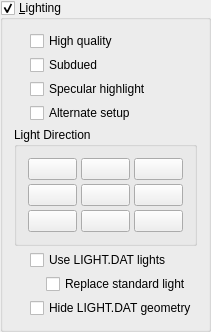
          <widget class="QGroupBox" name="lightingButton">
           <property name="title">
            <string>&amp;Lighting</string>
           </property>
           <property name="checkable">
            <bool>true</bool>
           </property>
           <layout class="QVBoxLayout">
            <property name="spacing">
             <number>4</number>
            </property>
            <property name="leftMargin">
             <number>11</number>
            </property>
            <property name="topMargin">
             <number>11</number>
            </property>
            <property name="rightMargin">
             <number>11</number>
            </property>
            <property name="bottomMargin">
             <number>11</number>
            </property>
            <item>
             <layout class="QHBoxLayout">
              <property name="spacing">
               <number>0</number>
              </property>
              <property name="leftMargin">
               <number>0</number>
              </property>
              <property name="topMargin">
               <number>0</number>
              </property>
              <property name="rightMargin">
               <number>0</number>
              </property>
              <property name="bottomMargin">
               <number>0</number>
              </property>
              <item>
               <spacer name="Spacer16_4_5">
                <property name="orientation">
                 <enum>Qt::Horizontal</enum>
                </property>
                <property name="sizeType">
                 <enum>QSizePolicy::Fixed</enum>
                </property>
                <property name="sizeHint" stdset="0">
                 <size>
                  <width>16</width>
                  <height>20</height>
                 </size>
                </property>
               </spacer>
              </item>
              <item>
               <layout class="QVBoxLayout">
                <property name="spacing">
                 <number>4</number>
                </property>
                <property name="leftMargin">
                 <number>0</number>
                </property>
                <property name="topMargin">
                 <number>0</number>
                </property>
                <property name="rightMargin">
                 <number>0</number>
                </property>
                <property name="bottomMargin">
                 <number>0</number>
                </property>
                <item>
                 <widget class="QCheckBox" name="qualityLightingButton">
                  <property name="text">
                   <string>High quality</string>
                  </property>
                 </widget>
                </item>
                <item>
                 <widget class="QCheckBox" name="subduedLightingButton">
                  <property name="text">
                   <string>Subdued</string>
                  </property>
                 </widget>
                </item>
                <item>
                 <widget class="QCheckBox" name="specularLightingButton">
                  <property name="text">
                   <string>Specular highlight</string>
                  </property>
                 </widget>
                </item>
                <item>
                 <widget class="QCheckBox" name="alternateLightingButton">
                  <property name="text">
                   <string>Alternate setup</string>
                  </property>
                 </widget>
                </item>
               </layout>
              </item>
              <item>
               <spacer name="Spacer24">
                <property name="orientation">
                 <enum>Qt::Horizontal</enum>
                </property>
                <property name="sizeType">
                 <enum>QSizePolicy::Expanding</enum>
                </property>
                <property name="sizeHint" stdset="0">
                 <size>
                  <width>20</width>
                  <height>20</height>
                 </size>
                </property>
               </spacer>
              </item>
             </layout>
            </item>
            <item>
             <widget class="QGroupBox" name="lightingDirectionBox">
              <property name="title">
               <string>Light Direction</string>
              </property>
              <layout class="QVBoxLayout">
               <property name="spacing">
                <number>4</number>
               </property>
               <property name="leftMargin">
                <number>11</number>
               </property>
               <property name="topMargin">
                <number>11</number>
               </property>
               <property name="rightMargin">
                <number>11</number>
               </property>
               <property name="bottomMargin">
                <number>11</number>
               </property>
               <item>
                <layout class="QGridLayout">
                 <property name="leftMargin">
                  <number>0</number>
                 </property>
                 <property name="topMargin">
                  <number>0</number>
                 </property>
                 <property name="rightMargin">
                  <number>0</number>
                 </property>
                 <property name="bottomMargin">
                  <number>0</number>
                 </property>
                 <property name="spacing">
                  <number>4</number>
                 </property>
                 <item row="1" column="1">
                  <widget class="QPushButton" name="lightingDir11">
                   <property name="text">
                    <string/>
                   </property>
                   <property name="icon">
                    <iconset>
                     <normaloff>:/resources/LightAngleULOff.png</normaloff>:/resources/LightAngleULOff.png</iconset>
                   </property>
                   <property name="checkable">
                    <bool>true</bool>
                   </property>
                   <property name="autoExclusive">
                    <bool>true</bool>
                   </property>
                  </widget>
                 </item>
                 <item row="1" column="2">
                  <widget class="QPushButton" name="lightingDir12">
                   <property name="text">
                    <string/>
                   </property>
                   <property name="icon">
                    <iconset>
                     <normaloff>:/resources/LightAngleUMOff.png</normaloff>:/resources/LightAngleUMOff.png</iconset>
                   </property>
                   <property name="checkable">
                    <bool>true</bool>
                   </property>
                   <property name="autoExclusive">
                    <bool>true</bool>
                   </property>
                  </widget>
                 </item>
                 <item row="1" column="3">
                  <widget class="QPushButton" name="lightingDir13">
                   <property name="text">
                    <string/>
                   </property>
                   <property name="icon">
                    <iconset>
                     <normaloff>:/resources/LightAngleUROff.png</normaloff>:/resources/LightAngleUROff.png</iconset>
                   </property>
                   <property name="checkable">
                    <bool>true</bool>
                   </property>
                   <property name="autoExclusive">
                    <bool>true</bool>
                   </property>
                  </widget>
                 </item>
                 <item row="2" column="1">
                  <widget class="QPushButton" name="lightingDir21">
                   <property name="text">
                    <string/>
                   </property>
                   <property name="icon">
                    <iconset>
                     <normaloff>:/resources/LightAngleMLOff.png</normaloff>:/resources/LightAngleMLOff.png</iconset>
                   </property>
                   <property name="checkable">
                    <bool>true</bool>
                   </property>
                   <property name="autoExclusive">
                    <bool>true</bool>
                   </property>
                  </widget>
                 </item>
                 <item row="2" column="2">
                  <widget class="QPushButton" name="lightingDir22">
                   <property name="text">
                    <string/>
                   </property>
                   <property name="icon">
                    <iconset>
                     <normaloff>:/resources/LightAngleMMOff.png</normaloff>:/resources/LightAngleMMOff.png</iconset>
                   </property>
                   <property name="checkable">
                    <bool>true</bool>
                   </property>
                   <property name="autoExclusive">
                    <bool>true</bool>
                   </property>
                  </widget>
                 </item>
                 <item row="2" column="3">
                  <widget class="QPushButton" name="lightingDir23">
                   <property name="text">
                    <string/>
                   </property>
                   <property name="icon">
                    <iconset>
                     <normaloff>:/resources/LightAngleMROff.png</normaloff>:/resources/LightAngleMROff.png</iconset>
                   </property>
                   <property name="checkable">
                    <bool>true</bool>
                   </property>
                   <property name="autoExclusive">
                    <bool>true</bool>
                   </property>
                  </widget>
                 </item>
                 <item row="3" column="1">
                  <widget class="QPushButton" name="lightingDir31">
                   <property name="text">
                    <string/>
                   </property>
                   <property name="icon">
                    <iconset>
                     <normaloff>:/resources/LightAngleLLOff.png</normaloff>:/resources/LightAngleLLOff.png</iconset>
                   </property>
                   <property name="checkable">
                    <bool>true</bool>
                   </property>
                   <property name="autoExclusive">
                    <bool>true</bool>
                   </property>
                  </widget>
                 </item>
                 <item row="3" column="2">
                  <widget class="QPushButton" name="lightingDir32">
                   <property name="text">
                    <string/>
                   </property>
                   <property name="icon">
                    <iconset>
                     <normaloff>:/resources/LightAngleLMOff.png</normaloff>:/resources/LightAngleLMOff.png</iconset>
                   </property>
                   <property name="checkable">
                    <bool>true</bool>
                   </property>
                   <property name="autoExclusive">
                    <bool>true</bool>
                   </property>
                  </widget>
                 </item>
                 <item row="3" column="3">
                  <widget class="QPushButton" name="lightingDir33">
                   <property name="text">
                    <string/>
                   </property>
                   <property name="icon">
                    <iconset>
                     <normaloff>:/resources/LightAngleLROff.png</normaloff>:/resources/LightAngleLROff.png</iconset>
                   </property>
                   <property name="checkable">
                    <bool>true</bool>
                   </property>
                   <property name="autoExclusive">
                    <bool>true</bool>
                   </property>
                  </widget>
                 </item>
                </layout>
               </item>
              </layout>
             </widget>
            </item>
            <item>
             <layout class="QHBoxLayout">
              <property name="spacing">
               <number>0</number>
              </property>
              <property name="leftMargin">
               <number>0</number>
              </property>
              <property name="topMargin">
               <number>0</number>
              </property>
              <property name="rightMargin">
               <number>0</number>
              </property>
              <property name="bottomMargin">
               <number>0</number>
              </property>
              <item>
               <spacer name="Spacer16_4_6">
                <property name="orientation">
                 <enum>Qt::Horizontal</enum>
                </property>
                <property name="sizeType">
                 <enum>QSizePolicy::Fixed</enum>
                </property>
                <property name="sizeHint" stdset="0">
                 <size>
                  <width>16</width>
                  <height>20</height>
                 </size>
                </property>
               </spacer>
              </item>
              <item>
               <layout class="QVBoxLayout">
                <property name="spacing">
                 <number>4</number>
                </property>
                <property name="leftMargin">
                 <number>0</number>
                </property>
                <property name="topMargin">
                 <number>0</number>
                </property>
                <property name="rightMargin">
                 <number>0</number>
                </property>
                <property name="bottomMargin">
                 <number>0</number>
                </property>
                <item>
                 <widget class="QCheckBox" name="effectsUseLIGHTDATButton">
                  <property name="text">
                   <string>Use LIGHT.DAT lights</string>
                  </property>
                 </widget>
                </item>
                <item>
                 <layout class="QHBoxLayout">
                  <property name="spacing">
                   <number>0</number>
                  </property>
                  <property name="leftMargin">
                   <number>0</number>
                  </property>
                  <property name="topMargin">
                   <number>0</number>
                  </property>
                  <property name="rightMargin">
                   <number>0</number>
                  </property>
                  <property name="bottomMargin">
                   <number>0</number>
                  </property>
                  <item>
                   <spacer name="Spacer16_4">
                    <property name="orientation">
                     <enum>Qt::Horizontal</enum>
                    </property>
                    <property name="sizeType">
                     <enum>QSizePolicy::Fixed</enum>
                    </property>
                    <property name="sizeHint" stdset="0">
                     <size>
                      <width>16</width>
                      <height>20</height>
                     </size>
                    </property>
                   </spacer>
                  </item>
                  <item>
                   <layout class="QVBoxLayout">
                    <property name="spacing">
                     <number>4</number>
                    </property>
                    <property name="leftMargin">
                     <number>0</number>
                    </property>
                    <property name="topMargin">
                     <number>0</number>
                    </property>
                    <property name="rightMargin">
                     <number>0</number>
                    </property>
                    <property name="bottomMargin">
                     <number>0</number>
                    </property>
                    <item>
                     <widget class="QCheckBox" name="effectsReplaceStandarLightButton">
                      <property name="text">
                       <string>Replace standard light</string>
                      </property>
                     </widget>
                    </item>
                   </layout>
                  </item>
                 </layout>
                </item>
                <item>
                 <widget class="QCheckBox" name="effectsHideLIGHTButton">
                  <property name="text">
                   <string>Hide LIGHT.DAT geometry</string>
                  </property>
                 </widget>
                </item>
               </layout>
              </item>
             </layout>
            </item>
           </layout>
          </widget>
